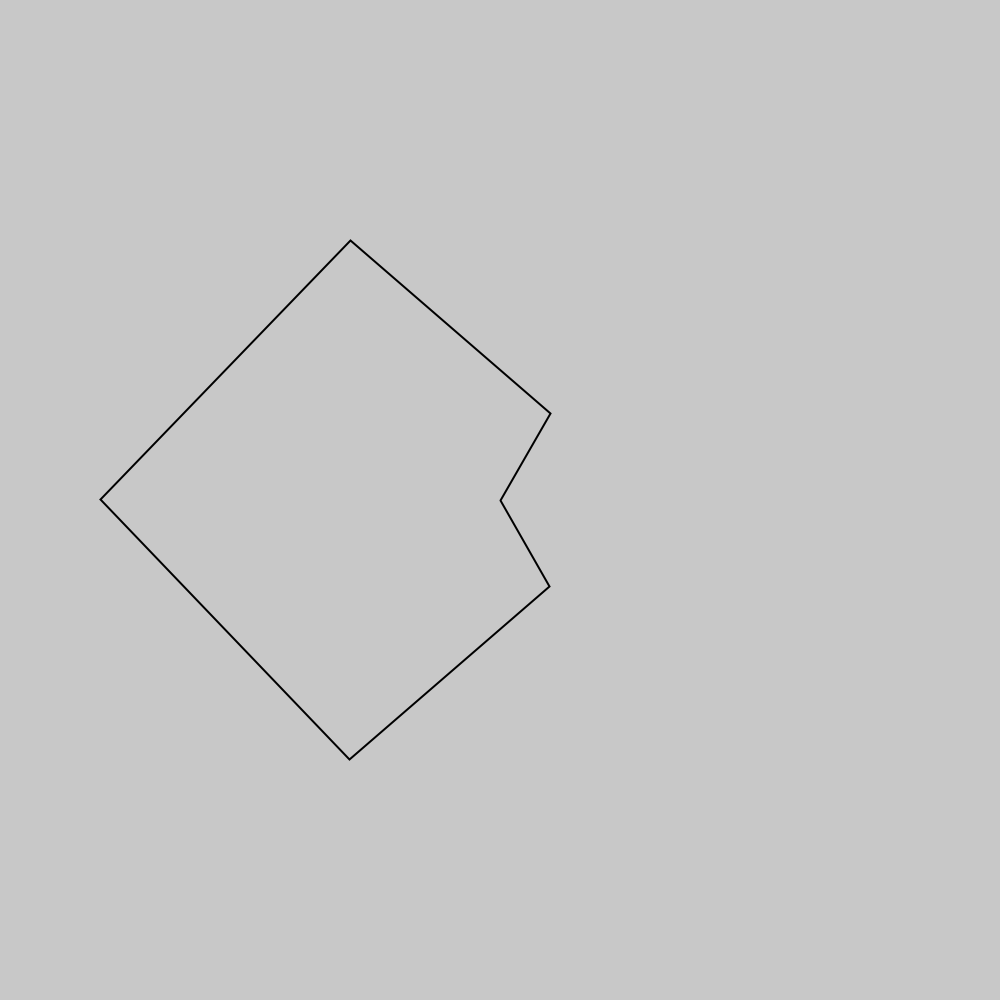
Frame 1 (no input)
Frame 60 (the mouse pressed at the canvas centre just before this capture): identical to frame 1, image omitted
Frame 120 (the mouse held since frame 60 and released just before this capture): identical to frame 1, image omitted

The Processing sketch that drew this single still picture (run headless with seeded random() and noise(); from frame 60 on, the mouse is pressed at the canvas centre):

// Processing sketch: actividad11
// ── actividad11.pde
Cardiode cardiode;

void setup() {
  size(1000, 1000);
  cardiode = new Cardiode();
}

void draw() {
  background(200);
  translate(width/2.0, height/2.0);
  //float t = millis()/1000.0f;
  //cardiode.a_ = 100 + 20 * cos(2*PI*3*t);
  cardiode.Dibujar();
}

// ── Cardiode.pde
class Cardiode {
  float a_;
  float dphi_;
  Cardiode() {
    a_ = 100;
    dphi_ = radians(60.0);
  }
  
  void Dibujar() {
    noFill();
    strokeWeight(2);
    beginShape();
    for(float phi = 0.0; phi <= 2*PI ; phi+=dphi_) {
      float amplitud = 2 * a_ * (1 - cos(phi));
      float x = amplitud * cos(phi);
      float y = amplitud * sin(phi);
      vertex(x, y);
    }
    endShape();
  }
}
